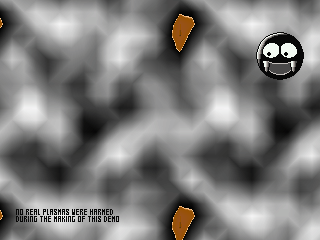

Rendered tile map (Tiled .tmx) drawn with the repository's tilesets; below, a short description and the full map source, tile grids included:
An orthogonal 20x15 tile map with 16x16 px tiles, 1 tile layer (bkg).

<map version="1.2" tiledversion="1.3.2" orientation="orthogonal" renderorder="right-down" compressionlevel="0" width="20" height="15" tilewidth="16" tileheight="16" infinite="0" nextlayerid="3" nextobjectid="1">
 <tileset firstgid="1" name="9_plasma.bmp" tilewidth="16" tileheight="16" tilecount="160" columns="16">
  <image source="9_plasma.bmp" width="256" height="160" />
 </tileset>
 <layer id="1" name="bkg" width="20" height="15">
  <data encoding="csv">
1,2,3,4,5,6,7,8,9,10,11,12,1,2,3,4,5,6,7,8,
13,14,15,16,17,18,19,20,21,22,23,24,13,14,15,16,17,18,19,20,
25,26,27,28,29,30,31,32,33,34,35,36,25,26,27,28,152,153,154,32,
37,38,39,40,41,42,43,44,45,46,47,48,37,38,39,40,155,156,157,44,
49,50,51,52,53,54,55,56,57,58,59,60,49,50,51,52,158,159,160,56,
61,62,63,64,65,66,67,68,69,70,71,72,61,62,63,64,65,66,67,68,
73,74,75,76,77,78,79,80,81,82,83,84,73,74,75,76,77,78,79,80,
85,86,87,88,89,90,91,92,93,94,95,96,85,86,87,88,89,90,91,92,
97,98,99,100,101,102,103,104,105,106,107,108,97,98,99,100,101,102,103,104,
109,110,111,112,113,114,115,116,117,118,119,120,109,110,111,112,113,114,115,116,
121,122,123,124,125,126,127,128,129,130,131,132,121,122,123,124,125,126,127,128,
133,134,135,136,137,138,139,140,141,142,143,144,133,134,135,136,137,138,139,140,
1,2,3,4,5,6,7,8,9,10,11,12,1,2,3,4,5,6,7,8,
13,145,146,147,148,149,150,151,21,22,23,24,13,14,15,16,17,18,19,20,
25,26,27,28,29,30,31,32,33,34,35,36,25,26,27,28,29,30,31,32
</data>
 </layer>
</map>
